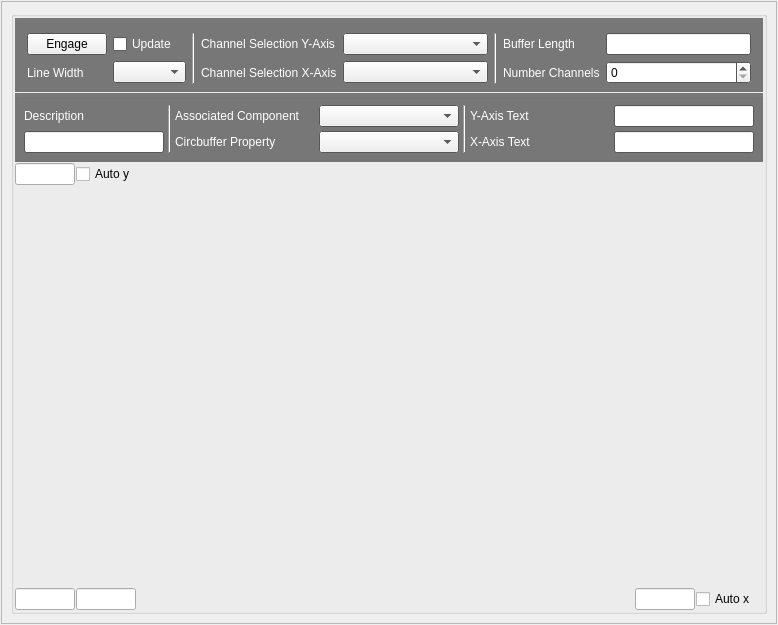
<?xml version="1.0" encoding="UTF-8"?>
<ui version="4.0">
 <class>Form_oneLinearCircPlot</class>
 <widget class="QWidget" name="Form_oneLinearCircPlot">
  <property name="geometry">
   <rect>
    <x>0</x>
    <y>0</y>
    <width>778</width>
    <height>625</height>
   </rect>
  </property>
  <property name="windowTitle">
   <string>Form</string>
  </property>
  <layout class="QVBoxLayout" name="verticalLayout" stretch="20">
   <property name="spacing">
    <number>1</number>
   </property>
   <property name="leftMargin">
    <number>1</number>
   </property>
   <property name="topMargin">
    <number>1</number>
   </property>
   <property name="rightMargin">
    <number>1</number>
   </property>
   <property name="bottomMargin">
    <number>1</number>
   </property>
   <item>
    <widget class="QFrame" name="frame_plot">
     <property name="frameShape">
      <enum>QFrame::StyledPanel</enum>
     </property>
     <property name="frameShadow">
      <enum>QFrame::Raised</enum>
     </property>
     <layout class="QVBoxLayout" name="verticalLayout_2">
      <item>
       <widget class="QGroupBox" name="groupBox">
        <property name="title">
         <string/>
        </property>
        <layout class="QGridLayout" name="gridLayout" rowstretch="1,1,1,1,20,0" columnstretch="1,0,0,0,0,0,0">
         <property name="leftMargin">
          <number>1</number>
         </property>
         <property name="topMargin">
          <number>1</number>
         </property>
         <property name="rightMargin">
          <number>1</number>
         </property>
         <property name="bottomMargin">
          <number>1</number>
         </property>
         <property name="spacing">
          <number>1</number>
         </property>
         <item row="0" column="0" colspan="7">
          <widget class="QGroupBox" name="groupBox_3">
           <property name="palette">
            <palette>
             <active>
              <colorrole role="Base">
               <brush brushstyle="SolidPattern">
                <color alpha="255">
                 <red>255</red>
                 <green>255</green>
                 <blue>255</blue>
                </color>
               </brush>
              </colorrole>
              <colorrole role="Window">
               <brush brushstyle="SolidPattern">
                <color alpha="255">
                 <red>120</red>
                 <green>120</green>
                 <blue>120</blue>
                </color>
               </brush>
              </colorrole>
             </active>
             <inactive>
              <colorrole role="Base">
               <brush brushstyle="SolidPattern">
                <color alpha="255">
                 <red>255</red>
                 <green>255</green>
                 <blue>255</blue>
                </color>
               </brush>
              </colorrole>
              <colorrole role="Window">
               <brush brushstyle="SolidPattern">
                <color alpha="255">
                 <red>120</red>
                 <green>120</green>
                 <blue>120</blue>
                </color>
               </brush>
              </colorrole>
             </inactive>
             <disabled>
              <colorrole role="Base">
               <brush brushstyle="SolidPattern">
                <color alpha="255">
                 <red>120</red>
                 <green>120</green>
                 <blue>120</blue>
                </color>
               </brush>
              </colorrole>
              <colorrole role="Window">
               <brush brushstyle="SolidPattern">
                <color alpha="255">
                 <red>120</red>
                 <green>120</green>
                 <blue>120</blue>
                </color>
               </brush>
              </colorrole>
             </disabled>
            </palette>
           </property>
           <property name="autoFillBackground">
            <bool>true</bool>
           </property>
           <property name="title">
            <string/>
           </property>
           <layout class="QGridLayout" name="gridLayout_3" rowstretch="0,0" columnstretch="1,1,1,1,2,1,1,2">
            <property name="bottomMargin">
             <number>5</number>
            </property>
            <item row="0" column="6">
             <widget class="QLabel" name="label_6">
              <property name="palette">
               <palette>
                <active>
                 <colorrole role="WindowText">
                  <brush brushstyle="SolidPattern">
                   <color alpha="255">
                    <red>255</red>
                    <green>255</green>
                    <blue>255</blue>
                   </color>
                  </brush>
                 </colorrole>
                </active>
                <inactive>
                 <colorrole role="WindowText">
                  <brush brushstyle="SolidPattern">
                   <color alpha="255">
                    <red>255</red>
                    <green>255</green>
                    <blue>255</blue>
                   </color>
                  </brush>
                 </colorrole>
                </inactive>
                <disabled>
                 <colorrole role="WindowText">
                  <brush brushstyle="SolidPattern">
                   <color alpha="255">
                    <red>120</red>
                    <green>120</green>
                    <blue>120</blue>
                   </color>
                  </brush>
                 </colorrole>
                </disabled>
               </palette>
              </property>
              <property name="text">
               <string>Buffer Length</string>
              </property>
             </widget>
            </item>
            <item row="1" column="3">
             <widget class="QLabel" name="label_5">
              <property name="palette">
               <palette>
                <active>
                 <colorrole role="WindowText">
                  <brush brushstyle="SolidPattern">
                   <color alpha="255">
                    <red>255</red>
                    <green>255</green>
                    <blue>255</blue>
                   </color>
                  </brush>
                 </colorrole>
                </active>
                <inactive>
                 <colorrole role="WindowText">
                  <brush brushstyle="SolidPattern">
                   <color alpha="255">
                    <red>255</red>
                    <green>255</green>
                    <blue>255</blue>
                   </color>
                  </brush>
                 </colorrole>
                </inactive>
                <disabled>
                 <colorrole role="WindowText">
                  <brush brushstyle="SolidPattern">
                   <color alpha="255">
                    <red>120</red>
                    <green>120</green>
                    <blue>120</blue>
                   </color>
                  </brush>
                 </colorrole>
                </disabled>
               </palette>
              </property>
              <property name="text">
               <string>Channel Selection X-Axis</string>
              </property>
             </widget>
            </item>
            <item row="0" column="4">
             <widget class="QComboBox" name="comboBox_channel_selection_yaxis"/>
            </item>
            <item row="0" column="3">
             <widget class="QLabel" name="label_7">
              <property name="palette">
               <palette>
                <active>
                 <colorrole role="WindowText">
                  <brush brushstyle="SolidPattern">
                   <color alpha="255">
                    <red>255</red>
                    <green>255</green>
                    <blue>255</blue>
                   </color>
                  </brush>
                 </colorrole>
                </active>
                <inactive>
                 <colorrole role="WindowText">
                  <brush brushstyle="SolidPattern">
                   <color alpha="255">
                    <red>255</red>
                    <green>255</green>
                    <blue>255</blue>
                   </color>
                  </brush>
                 </colorrole>
                </inactive>
                <disabled>
                 <colorrole role="WindowText">
                  <brush brushstyle="SolidPattern">
                   <color alpha="255">
                    <red>120</red>
                    <green>120</green>
                    <blue>120</blue>
                   </color>
                  </brush>
                 </colorrole>
                </disabled>
               </palette>
              </property>
              <property name="font">
               <font>
                <weight>50</weight>
                <bold>false</bold>
               </font>
              </property>
              <property name="text">
               <string>Channel Selection Y-Axis</string>
              </property>
             </widget>
            </item>
            <item row="1" column="4">
             <widget class="QComboBox" name="comboBox_channel_selection_xaxis"/>
            </item>
            <item row="0" column="5" rowspan="2">
             <widget class="Line" name="line_2">
              <property name="orientation">
               <enum>Qt::Vertical</enum>
              </property>
             </widget>
            </item>
            <item row="1" column="6">
             <widget class="QLabel" name="label_12">
              <property name="palette">
               <palette>
                <active>
                 <colorrole role="WindowText">
                  <brush brushstyle="SolidPattern">
                   <color alpha="255">
                    <red>255</red>
                    <green>255</green>
                    <blue>255</blue>
                   </color>
                  </brush>
                 </colorrole>
                </active>
                <inactive>
                 <colorrole role="WindowText">
                  <brush brushstyle="SolidPattern">
                   <color alpha="255">
                    <red>255</red>
                    <green>255</green>
                    <blue>255</blue>
                   </color>
                  </brush>
                 </colorrole>
                </inactive>
                <disabled>
                 <colorrole role="WindowText">
                  <brush brushstyle="SolidPattern">
                   <color alpha="255">
                    <red>120</red>
                    <green>120</green>
                    <blue>120</blue>
                   </color>
                  </brush>
                 </colorrole>
                </disabled>
               </palette>
              </property>
              <property name="text">
               <string>Number Channels</string>
              </property>
             </widget>
            </item>
            <item row="0" column="7">
             <widget class="QLineEdit" name="lineEdit_length"/>
            </item>
            <item row="1" column="7">
             <widget class="QSpinBox" name="spinBox_channels">
              <property name="readOnly">
               <bool>false</bool>
              </property>
             </widget>
            </item>
            <item row="0" column="0">
             <widget class="QPushButton" name="pushButton_engage">
              <property name="text">
               <string>Engage</string>
              </property>
             </widget>
            </item>
            <item row="0" column="2" rowspan="2">
             <widget class="Line" name="line_4">
              <property name="orientation">
               <enum>Qt::Vertical</enum>
              </property>
             </widget>
            </item>
            <item row="1" column="1">
             <widget class="QComboBox" name="comboBox_width">
              <property name="font">
               <font>
                <weight>50</weight>
                <bold>false</bold>
               </font>
              </property>
             </widget>
            </item>
            <item row="0" column="1">
             <widget class="QCheckBox" name="checkBox_show">
              <property name="palette">
               <palette>
                <active>
                 <colorrole role="WindowText">
                  <brush brushstyle="SolidPattern">
                   <color alpha="255">
                    <red>255</red>
                    <green>255</green>
                    <blue>255</blue>
                   </color>
                  </brush>
                 </colorrole>
                </active>
                <inactive>
                 <colorrole role="WindowText">
                  <brush brushstyle="SolidPattern">
                   <color alpha="255">
                    <red>255</red>
                    <green>255</green>
                    <blue>255</blue>
                   </color>
                  </brush>
                 </colorrole>
                </inactive>
                <disabled>
                 <colorrole role="WindowText">
                  <brush brushstyle="SolidPattern">
                   <color alpha="255">
                    <red>120</red>
                    <green>120</green>
                    <blue>120</blue>
                   </color>
                  </brush>
                 </colorrole>
                </disabled>
               </palette>
              </property>
              <property name="font">
               <font>
                <weight>50</weight>
                <bold>false</bold>
               </font>
              </property>
              <property name="text">
               <string>Update</string>
              </property>
             </widget>
            </item>
            <item row="1" column="0">
             <widget class="QLabel" name="label_4">
              <property name="palette">
               <palette>
                <active>
                 <colorrole role="WindowText">
                  <brush brushstyle="SolidPattern">
                   <color alpha="255">
                    <red>255</red>
                    <green>255</green>
                    <blue>255</blue>
                   </color>
                  </brush>
                 </colorrole>
                </active>
                <inactive>
                 <colorrole role="WindowText">
                  <brush brushstyle="SolidPattern">
                   <color alpha="255">
                    <red>255</red>
                    <green>255</green>
                    <blue>255</blue>
                   </color>
                  </brush>
                 </colorrole>
                </inactive>
                <disabled>
                 <colorrole role="WindowText">
                  <brush brushstyle="SolidPattern">
                   <color alpha="255">
                    <red>120</red>
                    <green>120</green>
                    <blue>120</blue>
                   </color>
                  </brush>
                 </colorrole>
                </disabled>
               </palette>
              </property>
              <property name="text">
               <string>Line Width</string>
              </property>
             </widget>
            </item>
           </layout>
          </widget>
         </item>
         <item row="4" column="0" colspan="7">
          <widget class="QwtPlot" name="qwtPlot">
           <property name="minimumSize">
            <size>
             <width>0</width>
             <height>200</height>
            </size>
           </property>
           <property name="maximumSize">
            <size>
             <width>16777215</width>
             <height>1000</height>
            </size>
           </property>
          </widget>
         </item>
         <item row="5" column="0">
          <widget class="QLineEdit" name="lineEdit_ymin">
           <property name="maximumSize">
            <size>
             <width>60</width>
             <height>16777215</height>
            </size>
           </property>
          </widget>
         </item>
         <item row="5" column="3">
          <spacer name="horizontalSpacer">
           <property name="orientation">
            <enum>Qt::Horizontal</enum>
           </property>
           <property name="sizeHint" stdset="0">
            <size>
             <width>40</width>
             <height>20</height>
            </size>
           </property>
          </spacer>
         </item>
         <item row="5" column="1">
          <widget class="QLineEdit" name="lineEdit_xmin">
           <property name="maximumSize">
            <size>
             <width>60</width>
             <height>16777215</height>
            </size>
           </property>
          </widget>
         </item>
         <item row="5" column="6">
          <widget class="QLabel" name="label_9">
           <property name="text">
            <string/>
           </property>
          </widget>
         </item>
         <item row="5" column="4">
          <widget class="QLineEdit" name="lineEdit_xmax">
           <property name="maximumSize">
            <size>
             <width>60</width>
             <height>16777215</height>
            </size>
           </property>
          </widget>
         </item>
         <item row="2" column="1">
          <widget class="QCheckBox" name="checkBox_autoscale_y">
           <property name="text">
            <string>Auto y</string>
           </property>
          </widget>
         </item>
         <item row="2" column="0">
          <widget class="QLineEdit" name="lineEdit_ymax">
           <property name="maximumSize">
            <size>
             <width>60</width>
             <height>16777215</height>
            </size>
           </property>
          </widget>
         </item>
         <item row="2" column="4">
          <widget class="QLabel" name="label_8">
           <property name="text">
            <string/>
           </property>
          </widget>
         </item>
         <item row="5" column="5">
          <widget class="QCheckBox" name="checkBox_autoscale_x">
           <property name="text">
            <string>Auto x</string>
           </property>
          </widget>
         </item>
         <item row="1" column="0" colspan="7">
          <widget class="QGroupBox" name="groupBox_4">
           <property name="palette">
            <palette>
             <active>
              <colorrole role="WindowText">
               <brush brushstyle="SolidPattern">
                <color alpha="255">
                 <red>255</red>
                 <green>255</green>
                 <blue>255</blue>
                </color>
               </brush>
              </colorrole>
              <colorrole role="Base">
               <brush brushstyle="SolidPattern">
                <color alpha="255">
                 <red>255</red>
                 <green>255</green>
                 <blue>255</blue>
                </color>
               </brush>
              </colorrole>
              <colorrole role="Window">
               <brush brushstyle="SolidPattern">
                <color alpha="255">
                 <red>120</red>
                 <green>120</green>
                 <blue>120</blue>
                </color>
               </brush>
              </colorrole>
             </active>
             <inactive>
              <colorrole role="WindowText">
               <brush brushstyle="SolidPattern">
                <color alpha="255">
                 <red>255</red>
                 <green>255</green>
                 <blue>255</blue>
                </color>
               </brush>
              </colorrole>
              <colorrole role="Base">
               <brush brushstyle="SolidPattern">
                <color alpha="255">
                 <red>255</red>
                 <green>255</green>
                 <blue>255</blue>
                </color>
               </brush>
              </colorrole>
              <colorrole role="Window">
               <brush brushstyle="SolidPattern">
                <color alpha="255">
                 <red>120</red>
                 <green>120</green>
                 <blue>120</blue>
                </color>
               </brush>
              </colorrole>
             </inactive>
             <disabled>
              <colorrole role="WindowText">
               <brush brushstyle="SolidPattern">
                <color alpha="255">
                 <red>120</red>
                 <green>120</green>
                 <blue>120</blue>
                </color>
               </brush>
              </colorrole>
              <colorrole role="Base">
               <brush brushstyle="SolidPattern">
                <color alpha="255">
                 <red>120</red>
                 <green>120</green>
                 <blue>120</blue>
                </color>
               </brush>
              </colorrole>
              <colorrole role="Window">
               <brush brushstyle="SolidPattern">
                <color alpha="255">
                 <red>120</red>
                 <green>120</green>
                 <blue>120</blue>
                </color>
               </brush>
              </colorrole>
             </disabled>
            </palette>
           </property>
           <property name="font">
            <font>
             <weight>75</weight>
             <bold>true</bold>
            </font>
           </property>
           <property name="autoFillBackground">
            <bool>true</bool>
           </property>
           <property name="title">
            <string/>
           </property>
           <layout class="QGridLayout" name="gridLayout_2" rowstretch="0,0" columnstretch="1,1,2,2,2,2,2,2">
            <property name="leftMargin">
             <number>6</number>
            </property>
            <property name="topMargin">
             <number>6</number>
            </property>
            <property name="rightMargin">
             <number>6</number>
            </property>
            <property name="bottomMargin">
             <number>6</number>
            </property>
            <property name="spacing">
             <number>4</number>
            </property>
            <item row="0" column="6">
             <widget class="QLabel" name="label_10">
              <property name="palette">
               <palette>
                <active>
                 <colorrole role="WindowText">
                  <brush brushstyle="SolidPattern">
                   <color alpha="255">
                    <red>255</red>
                    <green>255</green>
                    <blue>255</blue>
                   </color>
                  </brush>
                 </colorrole>
                </active>
                <inactive>
                 <colorrole role="WindowText">
                  <brush brushstyle="SolidPattern">
                   <color alpha="255">
                    <red>255</red>
                    <green>255</green>
                    <blue>255</blue>
                   </color>
                  </brush>
                 </colorrole>
                </inactive>
                <disabled>
                 <colorrole role="WindowText">
                  <brush brushstyle="SolidPattern">
                   <color alpha="255">
                    <red>120</red>
                    <green>120</green>
                    <blue>120</blue>
                   </color>
                  </brush>
                 </colorrole>
                </disabled>
               </palette>
              </property>
              <property name="font">
               <font>
                <weight>50</weight>
                <bold>false</bold>
               </font>
              </property>
              <property name="text">
               <string>Y-Axis Text</string>
              </property>
             </widget>
            </item>
            <item row="1" column="6">
             <widget class="QLabel" name="label_11">
              <property name="palette">
               <palette>
                <active>
                 <colorrole role="WindowText">
                  <brush brushstyle="SolidPattern">
                   <color alpha="255">
                    <red>255</red>
                    <green>255</green>
                    <blue>255</blue>
                   </color>
                  </brush>
                 </colorrole>
                </active>
                <inactive>
                 <colorrole role="WindowText">
                  <brush brushstyle="SolidPattern">
                   <color alpha="255">
                    <red>255</red>
                    <green>255</green>
                    <blue>255</blue>
                   </color>
                  </brush>
                 </colorrole>
                </inactive>
                <disabled>
                 <colorrole role="WindowText">
                  <brush brushstyle="SolidPattern">
                   <color alpha="255">
                    <red>120</red>
                    <green>120</green>
                    <blue>120</blue>
                   </color>
                  </brush>
                 </colorrole>
                </disabled>
               </palette>
              </property>
              <property name="font">
               <font>
                <weight>50</weight>
                <bold>false</bold>
               </font>
              </property>
              <property name="text">
               <string>X-Axis Text</string>
              </property>
             </widget>
            </item>
            <item row="0" column="4">
             <widget class="QComboBox" name="comboBox_components">
              <property name="palette">
               <palette>
                <active>
                 <colorrole role="WindowText">
                  <brush brushstyle="SolidPattern">
                   <color alpha="255">
                    <red>0</red>
                    <green>0</green>
                    <blue>0</blue>
                   </color>
                  </brush>
                 </colorrole>
                </active>
                <inactive>
                 <colorrole role="WindowText">
                  <brush brushstyle="SolidPattern">
                   <color alpha="255">
                    <red>0</red>
                    <green>0</green>
                    <blue>0</blue>
                   </color>
                  </brush>
                 </colorrole>
                </inactive>
                <disabled>
                 <colorrole role="WindowText">
                  <brush brushstyle="SolidPattern">
                   <color alpha="255">
                    <red>120</red>
                    <green>120</green>
                    <blue>120</blue>
                   </color>
                  </brush>
                 </colorrole>
                </disabled>
               </palette>
              </property>
              <property name="font">
               <font>
                <weight>50</weight>
                <bold>false</bold>
               </font>
              </property>
             </widget>
            </item>
            <item row="1" column="7">
             <widget class="QLineEdit" name="lineEdit_title_xaxis">
              <property name="font">
               <font>
                <weight>50</weight>
                <bold>false</bold>
               </font>
              </property>
             </widget>
            </item>
            <item row="1" column="3">
             <widget class="QLabel" name="label_2">
              <property name="palette">
               <palette>
                <active>
                 <colorrole role="WindowText">
                  <brush brushstyle="SolidPattern">
                   <color alpha="255">
                    <red>255</red>
                    <green>255</green>
                    <blue>255</blue>
                   </color>
                  </brush>
                 </colorrole>
                </active>
                <inactive>
                 <colorrole role="WindowText">
                  <brush brushstyle="SolidPattern">
                   <color alpha="255">
                    <red>255</red>
                    <green>255</green>
                    <blue>255</blue>
                   </color>
                  </brush>
                 </colorrole>
                </inactive>
                <disabled>
                 <colorrole role="WindowText">
                  <brush brushstyle="SolidPattern">
                   <color alpha="255">
                    <red>120</red>
                    <green>120</green>
                    <blue>120</blue>
                   </color>
                  </brush>
                 </colorrole>
                </disabled>
               </palette>
              </property>
              <property name="font">
               <font>
                <weight>50</weight>
                <bold>false</bold>
               </font>
              </property>
              <property name="text">
               <string>Circbuffer Property</string>
              </property>
             </widget>
            </item>
            <item row="0" column="7">
             <widget class="QLineEdit" name="lineEdit_title_yaxis">
              <property name="font">
               <font>
                <weight>50</weight>
                <bold>false</bold>
               </font>
              </property>
             </widget>
            </item>
            <item row="1" column="4">
             <widget class="QComboBox" name="comboBox_property">
              <property name="palette">
               <palette>
                <active>
                 <colorrole role="WindowText">
                  <brush brushstyle="SolidPattern">
                   <color alpha="255">
                    <red>0</red>
                    <green>0</green>
                    <blue>0</blue>
                   </color>
                  </brush>
                 </colorrole>
                </active>
                <inactive>
                 <colorrole role="WindowText">
                  <brush brushstyle="SolidPattern">
                   <color alpha="255">
                    <red>0</red>
                    <green>0</green>
                    <blue>0</blue>
                   </color>
                  </brush>
                 </colorrole>
                </inactive>
                <disabled>
                 <colorrole role="WindowText">
                  <brush brushstyle="SolidPattern">
                   <color alpha="255">
                    <red>120</red>
                    <green>120</green>
                    <blue>120</blue>
                   </color>
                  </brush>
                 </colorrole>
                </disabled>
               </palette>
              </property>
              <property name="font">
               <font>
                <weight>50</weight>
                <bold>false</bold>
               </font>
              </property>
             </widget>
            </item>
            <item row="0" column="3">
             <widget class="QLabel" name="label_3">
              <property name="font">
               <font>
                <weight>50</weight>
                <bold>false</bold>
               </font>
              </property>
              <property name="text">
               <string>Associated Component</string>
              </property>
             </widget>
            </item>
            <item row="0" column="2" rowspan="2">
             <widget class="Line" name="line_3">
              <property name="orientation">
               <enum>Qt::Vertical</enum>
              </property>
             </widget>
            </item>
            <item row="0" column="5" rowspan="2">
             <widget class="Line" name="line">
              <property name="orientation">
               <enum>Qt::Vertical</enum>
              </property>
             </widget>
            </item>
            <item row="1" column="0" colspan="2">
             <widget class="QLineEdit" name="lineEdit_description">
              <property name="palette">
               <palette>
                <active>
                 <colorrole role="WindowText">
                  <brush brushstyle="SolidPattern">
                   <color alpha="255">
                    <red>0</red>
                    <green>0</green>
                    <blue>0</blue>
                   </color>
                  </brush>
                 </colorrole>
                </active>
                <inactive>
                 <colorrole role="WindowText">
                  <brush brushstyle="SolidPattern">
                   <color alpha="255">
                    <red>0</red>
                    <green>0</green>
                    <blue>0</blue>
                   </color>
                  </brush>
                 </colorrole>
                </inactive>
                <disabled>
                 <colorrole role="WindowText">
                  <brush brushstyle="SolidPattern">
                   <color alpha="255">
                    <red>120</red>
                    <green>120</green>
                    <blue>120</blue>
                   </color>
                  </brush>
                 </colorrole>
                </disabled>
               </palette>
              </property>
              <property name="font">
               <font>
                <weight>50</weight>
                <bold>false</bold>
               </font>
              </property>
             </widget>
            </item>
            <item row="0" column="0" colspan="2">
             <widget class="QLabel" name="label">
              <property name="font">
               <font>
                <weight>50</weight>
                <bold>false</bold>
               </font>
              </property>
              <property name="text">
               <string>Description</string>
              </property>
             </widget>
            </item>
           </layout>
          </widget>
         </item>
        </layout>
       </widget>
      </item>
     </layout>
    </widget>
   </item>
  </layout>
 </widget>
 <customwidgets>
  <customwidget>
   <class>QwtPlot</class>
   <extends>QFrame</extends>
   <header>qwt_plot.h</header>
   <container>1</container>
  </customwidget>
 </customwidgets>
 <resources/>
 <connections>
  <connection>
   <sender>comboBox_channel_selection_yaxis</sender>
   <signal>activated(int)</signal>
   <receiver>Form_oneLinearCircPlot</receiver>
   <slot>newSelection_toggle_channel_y(int)</slot>
   <hints>
    <hint type="sourcelabel">
     <x>463</x>
     <y>43</y>
    </hint>
    <hint type="destinationlabel">
     <x>71</x>
     <y>-5</y>
    </hint>
   </hints>
  </connection>
  <connection>
   <sender>checkBox_show</sender>
   <signal>clicked(bool)</signal>
   <receiver>Form_oneLinearCircPlot</receiver>
   <slot>checkedBox_show_plot(bool)</slot>
   <hints>
    <hint type="sourcelabel">
     <x>97</x>
     <y>69</y>
    </hint>
    <hint type="destinationlabel">
     <x>312</x>
     <y>-10</y>
    </hint>
   </hints>
  </connection>
  <connection>
   <sender>checkBox_autoscale_x</sender>
   <signal>clicked(bool)</signal>
   <receiver>Form_oneLinearCircPlot</receiver>
   <slot>checkedBox_autoscale_x_plot(bool)</slot>
   <hints>
    <hint type="sourcelabel">
     <x>758</x>
     <y>609</y>
    </hint>
    <hint type="destinationlabel">
     <x>679</x>
     <y>594</y>
    </hint>
   </hints>
  </connection>
  <connection>
   <sender>lineEdit_description</sender>
   <signal>editingFinished()</signal>
   <receiver>Form_oneLinearCircPlot</receiver>
   <slot>newText_description_plot()</slot>
   <hints>
    <hint type="sourcelabel">
     <x>90</x>
     <y>129</y>
    </hint>
    <hint type="destinationlabel">
     <x>680</x>
     <y>693</y>
    </hint>
   </hints>
  </connection>
  <connection>
   <sender>comboBox_components</sender>
   <signal>activated(int)</signal>
   <receiver>Form_oneLinearCircPlot</receiver>
   <slot>newSelection_component(int)</slot>
   <hints>
    <hint type="sourcelabel">
     <x>459</x>
     <y>105</y>
    </hint>
    <hint type="destinationlabel">
     <x>-3</x>
     <y>716</y>
    </hint>
   </hints>
  </connection>
  <connection>
   <sender>comboBox_property</sender>
   <signal>activated(int)</signal>
   <receiver>Form_oneLinearCircPlot</receiver>
   <slot>newSelection_property(int)</slot>
   <hints>
    <hint type="sourcelabel">
     <x>459</x>
     <y>129</y>
    </hint>
    <hint type="destinationlabel">
     <x>-2</x>
     <y>770</y>
    </hint>
   </hints>
  </connection>
  <connection>
   <sender>lineEdit_ymin</sender>
   <signal>returnPressed()</signal>
   <receiver>Form_oneLinearCircPlot</receiver>
   <slot>newText_y_min()</slot>
   <hints>
    <hint type="sourcelabel">
     <x>48</x>
     <y>611</y>
    </hint>
    <hint type="destinationlabel">
     <x>-3</x>
     <y>553</y>
    </hint>
   </hints>
  </connection>
  <connection>
   <sender>lineEdit_xmin</sender>
   <signal>returnPressed()</signal>
   <receiver>Form_oneLinearCircPlot</receiver>
   <slot>newText_x_min()</slot>
   <hints>
    <hint type="sourcelabel">
     <x>133</x>
     <y>611</y>
    </hint>
    <hint type="destinationlabel">
     <x>-1</x>
     <y>522</y>
    </hint>
   </hints>
  </connection>
  <connection>
   <sender>lineEdit_xmax</sender>
   <signal>returnPressed()</signal>
   <receiver>Form_oneLinearCircPlot</receiver>
   <slot>newText_x_max()</slot>
   <hints>
    <hint type="sourcelabel">
     <x>669</x>
     <y>611</y>
    </hint>
    <hint type="destinationlabel">
     <x>681</x>
     <y>553</y>
    </hint>
   </hints>
  </connection>
  <connection>
   <sender>lineEdit_ymax</sender>
   <signal>returnPressed()</signal>
   <receiver>Form_oneLinearCircPlot</receiver>
   <slot>newText_y_max()</slot>
   <hints>
    <hint type="sourcelabel">
     <x>68</x>
     <y>157</y>
    </hint>
    <hint type="destinationlabel">
     <x>12</x>
     <y>-4</y>
    </hint>
   </hints>
  </connection>
  <connection>
   <sender>checkBox_autoscale_y</sender>
   <signal>clicked(bool)</signal>
   <receiver>Form_oneLinearCircPlot</receiver>
   <slot>checkedBox_autoscale_y_plot(bool)</slot>
   <hints>
    <hint type="sourcelabel">
     <x>133</x>
     <y>155</y>
    </hint>
    <hint type="destinationlabel">
     <x>337</x>
     <y>404</y>
    </hint>
   </hints>
  </connection>
  <connection>
   <sender>lineEdit_title_yaxis</sender>
   <signal>editingFinished()</signal>
   <receiver>Form_oneLinearCircPlot</receiver>
   <slot>newText_yaxistitle()</slot>
   <hints>
    <hint type="sourcelabel">
     <x>757</x>
     <y>105</y>
    </hint>
    <hint type="destinationlabel">
     <x>781</x>
     <y>26</y>
    </hint>
   </hints>
  </connection>
  <connection>
   <sender>lineEdit_title_xaxis</sender>
   <signal>editingFinished()</signal>
   <receiver>Form_oneLinearCircPlot</receiver>
   <slot>newText_xaxistitle()</slot>
   <hints>
    <hint type="sourcelabel">
     <x>757</x>
     <y>129</y>
    </hint>
    <hint type="destinationlabel">
     <x>782</x>
     <y>102</y>
    </hint>
   </hints>
  </connection>
  <connection>
   <sender>comboBox_width</sender>
   <signal>activated(int)</signal>
   <receiver>Form_oneLinearCircPlot</receiver>
   <slot>newSelection_plot_width(int)</slot>
   <hints>
    <hint type="sourcelabel">
     <x>172</x>
     <y>71</y>
    </hint>
    <hint type="destinationlabel">
     <x>-3</x>
     <y>181</y>
    </hint>
   </hints>
  </connection>
  <connection>
   <sender>comboBox_channel_selection_xaxis</sender>
   <signal>activated(int)</signal>
   <receiver>Form_oneLinearCircPlot</receiver>
   <slot>newSelection_toggle_channel_x(int)</slot>
   <hints>
    <hint type="sourcelabel">
     <x>463</x>
     <y>71</y>
    </hint>
    <hint type="destinationlabel">
     <x>388</x>
     <y>312</y>
    </hint>
   </hints>
  </connection>
  <connection>
   <sender>lineEdit_length</sender>
   <signal>editingFinished()</signal>
   <receiver>Form_oneLinearCircPlot</receiver>
   <slot>newText_length()</slot>
   <hints>
    <hint type="sourcelabel">
     <x>639</x>
     <y>30</y>
    </hint>
    <hint type="destinationlabel">
     <x>617</x>
     <y>-7</y>
    </hint>
   </hints>
  </connection>
  <connection>
   <sender>spinBox_channels</sender>
   <signal>valueChanged(int)</signal>
   <receiver>Form_oneLinearCircPlot</receiver>
   <slot>newSetting_numchannels(int)</slot>
   <hints>
    <hint type="sourcelabel">
     <x>703</x>
     <y>62</y>
    </hint>
    <hint type="destinationlabel">
     <x>487</x>
     <y>-5</y>
    </hint>
   </hints>
  </connection>
  <connection>
   <sender>pushButton_engage</sender>
   <signal>clicked()</signal>
   <receiver>Form_oneLinearCircPlot</receiver>
   <slot>buttonPushed_engage_disengage()</slot>
   <hints>
    <hint type="sourcelabel">
     <x>47</x>
     <y>30</y>
    </hint>
    <hint type="destinationlabel">
     <x>90</x>
     <y>-10</y>
    </hint>
   </hints>
  </connection>
  <connection>
   <sender>spinBox_channels</sender>
   <signal>editingFinished()</signal>
   <receiver>Form_oneLinearCircPlot</receiver>
   <slot>newText_numChannels()</slot>
   <hints>
    <hint type="sourcelabel">
     <x>667</x>
     <y>61</y>
    </hint>
    <hint type="destinationlabel">
     <x>643</x>
     <y>-13</y>
    </hint>
   </hints>
  </connection>
 </connections>
 <slots>
  <slot>newSelection_toggle_channel_y(int)</slot>
  <slot>checkedBox_show_plot(bool)</slot>
  <slot>checkedBox_autoscale_x_plot(bool)</slot>
  <slot>newText_description_plot()</slot>
  <slot>newSelection_component(int)</slot>
  <slot>newSelection_property(int)</slot>
  <slot>newSelection_plot_linestyle(int)</slot>
  <slot>newText_y_min()</slot>
  <slot>newText_x_min()</slot>
  <slot>newText_x_max()</slot>
  <slot>newText_y_max()</slot>
  <slot>checkedBox_autoscale_y_plot(bool)</slot>
  <slot>newText_yaxistitle()</slot>
  <slot>newText_xaxistitle()</slot>
  <slot>newSelection_plot_width(int)</slot>
  <slot>newSelection_toggle_channel_x(int)</slot>
  <slot>newText_length()</slot>
  <slot>newSetting_numchannels(int)</slot>
  <slot>buttonPushed_engage_disengage()</slot>
  <slot>newText_numChannels()</slot>
 </slots>
</ui>
